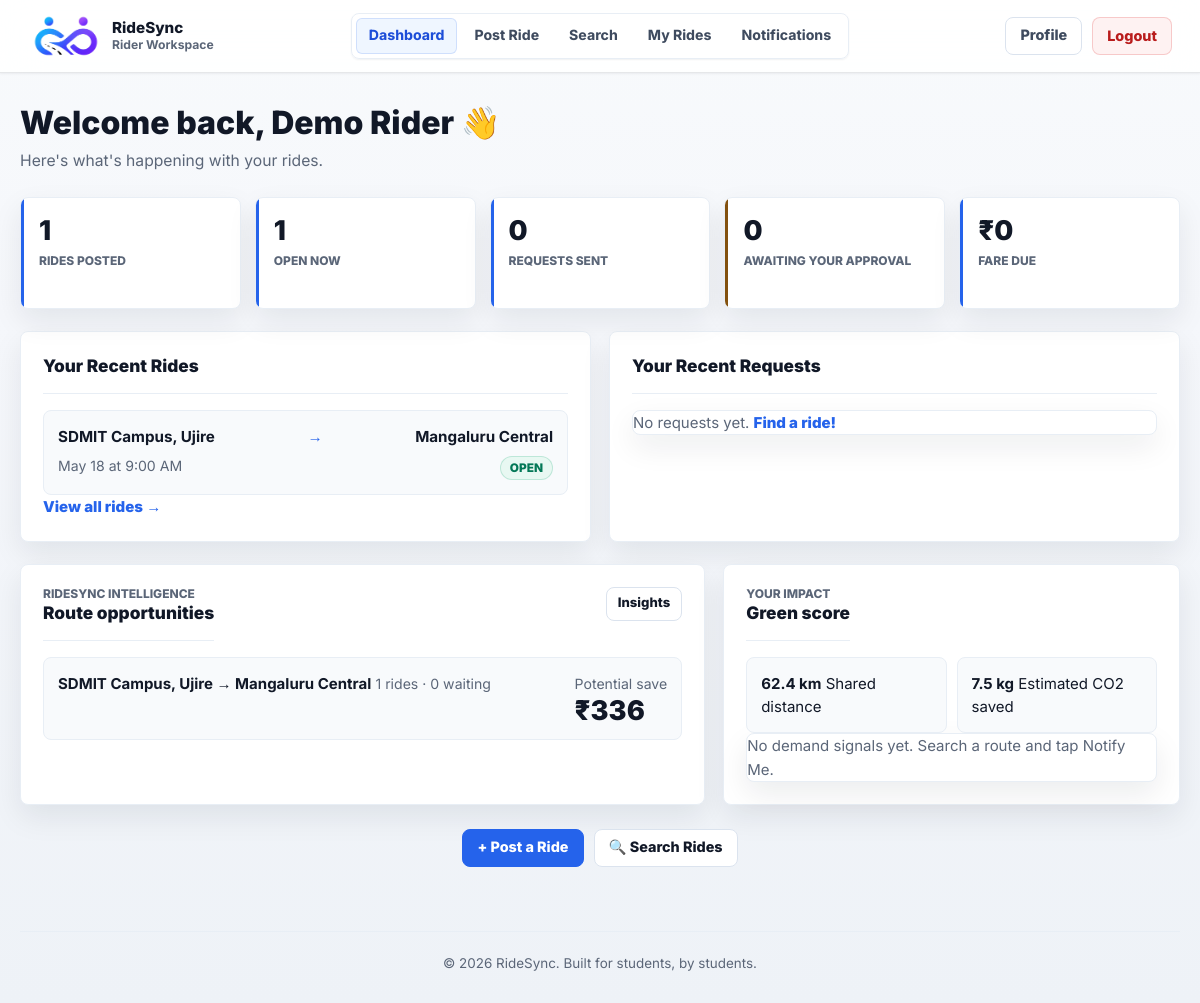
/pages/dashboard.php (signed in), run on the app's committed database.
### tables this page shows
CREATE TABLE IF NOT EXISTS rides (
  id INT UNSIGNED NOT NULL AUTO_INCREMENT,
  user_id INT UNSIGNED NOT NULL,
  origin VARCHAR(150) NOT NULL,
  destination VARCHAR(150) NOT NULL,
  origin_lat DECIMAL(10, 7) NULL,
  origin_lng DECIMAL(10, 7) NULL,
  destination_lat DECIMAL(10, 7) NULL,
  destination_lng DECIMAL(10, 7) NULL,
  route_distance_km DECIMAL(8, 2) NULL,
  travel_date DATE NOT NULL,
  travel_time TIME NOT NULL,
  seats_available TINYINT UNSIGNED NOT NULL DEFAULT 1,
  status ENUM('open', 'closed', 'cancelled') NOT NULL DEFAULT 'open',
  created_at TIMESTAMP NOT NULL DEFAULT CURRENT_TIMESTAMP,
  PRIMARY KEY (id),
  KEY idx_rides_user_id (user_id),
  KEY idx_rides_search (status, travel_date, travel_time),
  KEY idx_rides_user_status_time (user_id, status, travel_date, travel_time),
  CONSTRAINT fk_rides_user
    FOREIGN KEY (user_id) REFERENCES users(id)
    ON DELETE CASCADE
);

### pages/dashboard.php (the view, shortened to what the rows shown need)
<?php
require_once __DIR__ . '/../includes/header.php';
$userId = $_SESSION['user_id'];
$stmt = mysqli_prepare($conn,
    "SELECT id, origin, destination, travel_date, travel_time, seats_available, status
     FROM rides WHERE user_id = ? ORDER BY created_at DESC LIMIT 5"
);
mysqli_stmt_bind_param($stmt, "i", $userId);
mysqli_stmt_execute($stmt);
$recentRides = mysqli_stmt_get_result($stmt);
?>
<div class="page-header">
    <h1>Welcome back, <?php echo htmlspecialchars($_SESSION['user_name']); ?> 👋</h1>
</div>
<div class="dashboard-grid">
    <div class="dashboard-section">
        <h2>Your Recent Rides</h2>
        <?php if (mysqli_num_rows($recentRides) === 0): ?>
            <p class="empty-state">No rides posted yet. <a href="/ridesync/pages/post_ride.php">Post one!</a></p>
        <?php else: ?>
            <div class="mini-ride-list">
                <?php while ($ride = mysqli_fetch_assoc($recentRides)): ?>
                    <a href="/ridesync/pages/ride_detail.php?id=<?php echo $ride['id']; ?>" class="mini-ride-item">
                        <div class="mini-ride-route">
                            <strong><?php echo htmlspecialchars($ride['origin']); ?></strong>
                            <span class="arrow">→</span>
                            <strong><?php echo htmlspecialchars($ride['destination']); ?></strong>
                        </div>
                        <div class="mini-ride-meta">
                            <span><?php echo date('M j', strtotime($ride['travel_date'])); ?> at <?php echo date('g:i A', strtotime($ride['travel_time'])); ?></span>
                            <span class="badge badge-<?php echo $ride['status']; ?>">
                                <?php echo ucfirst($ride['status']); ?>
                            </span>
                        </div>
                    </a>
                <?php endwhile; ?>
            </div>
        <?php endif; ?>
    </div>
    <div class="dashboard-section">
        <h2>Your Recent Requests</h2>
    </div>
</div>
<section class="dashboard-intelligence">
    <div class="dashboard-section">
        <div class="insight-panel-header">
            <div>
                <h2>Route opportunities</h2>
            </div>
        </div>
    </div>
    <div class="dashboard-section">
        <div class="insight-panel-header">
            <div>
                <h2>Green score</h2>
            </div>
        </div>
    </div>
</section>
<?php require_once __DIR__ . '/../includes/footer.php'; ?>

### data on the page
rides: origin "SDMIT Campus, Ujire", destination "Mangaluru Central", travel_date "May 18", travel_time "9:00 AM", status "OPEN"

### other printed values
$_SESSION['user_name'] "Demo Rider"
$ridesPosted "1"
$openRides "1"
$requestsSent "0"
$pendingIncoming "0"
formatCost($walletSummary['pending_due']) "₹0"
$route['origin'] "SDMIT Campus, Ujire"
$route['destination'] "Mangaluru Central"
$route['rides'] "1"
$route['demand'] "0"
formatCost($route['estimated_savings']) "₹336"
$greenScore['shared_km'] "62.4"
$greenScore['co2_kg'] "7.5"
